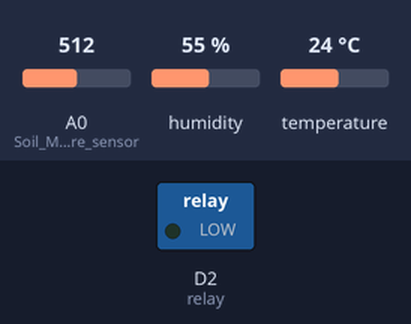
Recording of a sketch running on a simulated ESP8266 (NodeMCU). Shown: switched loads named in the sketch (green lamp = pin HIGH). Inputs (shaded band) come from the test bench; at power-on: A0 (Soil_Moisture_sensor) = 512, humidity 55 %, temperature 24 °C. WiFi joins after 1.5 s; servers stay silent unless stated; what the sketch prints to the serial monitor is not drawn.

Above: at 3.0 s.
3.1 s: A0 (Soil_Moisture_sensor) set to 536
At 5.6 s:
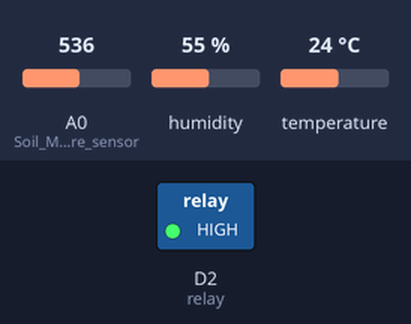
6.7 s: A0 (Soil_Moisture_sensor) set to 511
At 10.0 s:
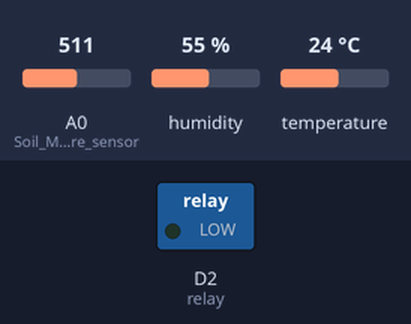
10.3 s: A0 (Soil_Moisture_sensor) set to 716
At 13.9 s:
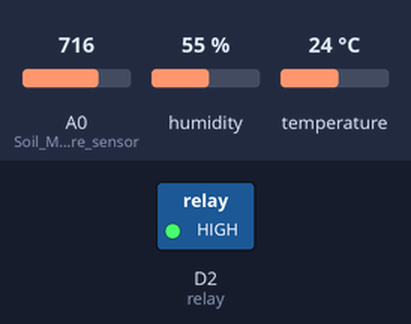
Timing chart, 0 to 15.4 s (numbered marks = the images above; inputs shaded):
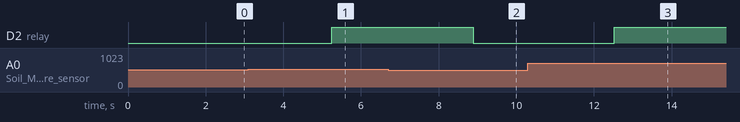

The sketch:

v4.ino
```cpp
#define BLYNK_PRINT Serial
#include <BlynkSimpleEsp8266.h>
#include <ESP8266WiFi.h>
#include <DHT.h>
#include <ESPAsyncTCP.h>
#include <ESPAsyncWebServer.h>
#include <AsyncElegantOTA.h>

BlynkTimer timer;
#define dhtpin    D5
#define soilpin   A0

int temperature;
int humidity;
int temp;
float moisture;
int relay = D2;
AsyncWebServer OTAserver(80);

WiFiClient client;

DHT dht(D5, DHT11);

char server[] = "         "; //paste the ip after running "ping blynk-cloud.com"
char auth[] = "******************"; //Blynk Auth Token
const char* ssid = "***********";  // Enter Wi-fi ID
const char* password = "*********!"; //Enter WiFi password
const char* TSserver = "api.thingspeak.com";          //Thingspeak Server
String apiKey = "*********";    //Thingspeak apikey

void sendsensor()
{
  //Reading the values
  int temp = analogRead(A0);
  float moisture = map(temp,860,460,0,100);
  float h = dht.readHumidity();
  float t = dht.readTemperature();

  //Writing the read values to blynk server
  Blynk.virtualWrite(V6,t);
  Blynk.virtualWrite(V7,h);
  Blynk.virtualWrite(V5,moisture);

  //Writring the values of to Thingspeak Cloud Server
  if (client.connect(TSserver, 80))                                 //api.thingspeak.com
  {
    String postStr = apiKey;
    postStr += "&field1=";
    postStr += String(dht.readTemperature());
    postStr += "&field2=";
    postStr += String(dht.readHumidity());
    postStr += "&field3=";
    postStr += String(moisture);

    client.print("POST /update HTTP/1.1\n");
    client.print("Host: api.thingspeak.com\n");
    client.print("Connection: close\n");
    client.print("X-THINGSPEAKAPIKEY: " + apiKey + "\n");
    client.print("Content-Type: application/x-www-form-urlencoded\n");
    client.print("Content-Length: ");
    client.print(postStr.length());
    client.print("\n\n");
    client.print(postStr);
  }
  client.stop();
  delay(1000);

  //Condition for the water to be pumped
  if(moisture<85)
  {
    digitalWrite(relay,HIGH);
  }
  else
  {
    digitalWrite(relay,LOW);
  }
}

void setup() {

  dht.begin();        //initializing DHT temp and humidity sensor
  DHT dht(D5, DHT11);

  Blynk.begin(auth, ssid, password, server); //Starting Blynk server

  Serial.begin(115200);

  pinMode(A0,INPUT);  //Soil Moisture sensor
  pinMode(relay, OUTPUT);  // Relay module
  delay(10);

  //Connecting to wifi
//  WiFi.mode(WIFI_STA);
  WiFi.begin(ssid, password);
  while (WiFi.status() != WL_CONNECTED)
  {
    delay(500);
    Serial.print(".");
  }

  Serial.println("");
  Serial.println("WiFi connected");
  Serial.println(WiFi.localIP());
  OTAserver.on("/", HTTP_GET, [](AsyncWebServerRequest *request) {
    request->send(200, "text/plain", "Hi! I am ESP8266.");
  });

  AsyncElegantOTA.begin(&OTAserver);    // Start ElegantOTA
  OTAserver.begin();
  Serial.println("HTTP server started");
  timer.setInterval(1000L, sendsensor);
}

void loop() {
 Blynk.run();
 timer.run();
 AsyncElegantOTA.loop();
}
```

Measured:
- the behaviour switches between 518 and 519 on A0 (Soil_Moisture_sensor) (found by bisection; images 0 and 1)
- after the input at 3.1 s, D2 (relay): LOW → HIGH after 2.1 s
- after the input at 6.7 s, D2 (relay): HIGH → LOW after 2.2 s
- after the input at 10.3 s, D2 (relay): LOW → HIGH after 2.2 s
